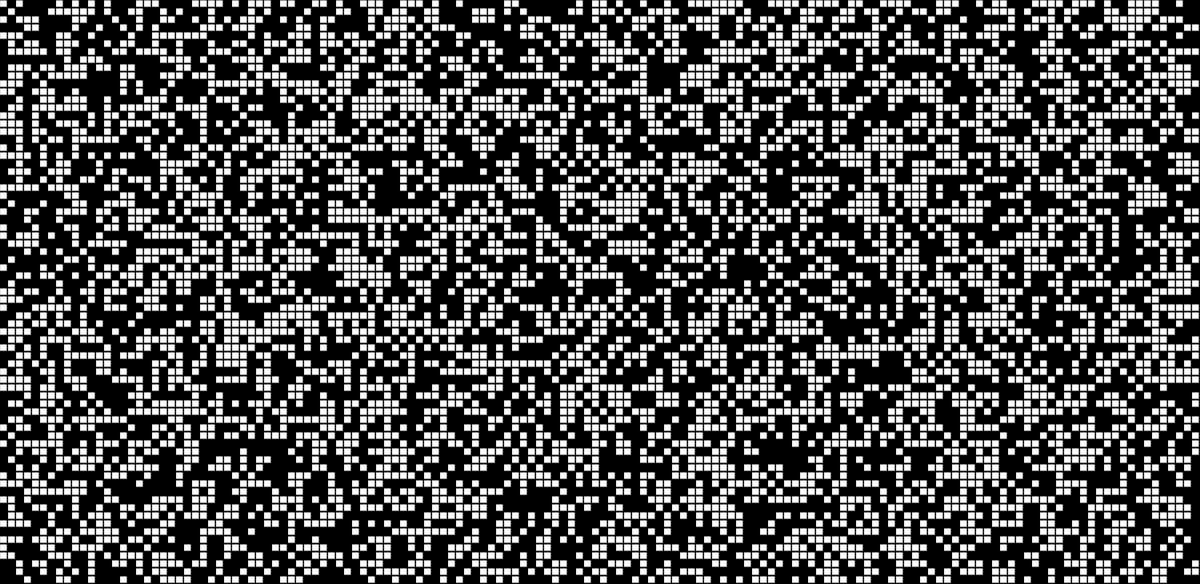
Frame 1 (no input)
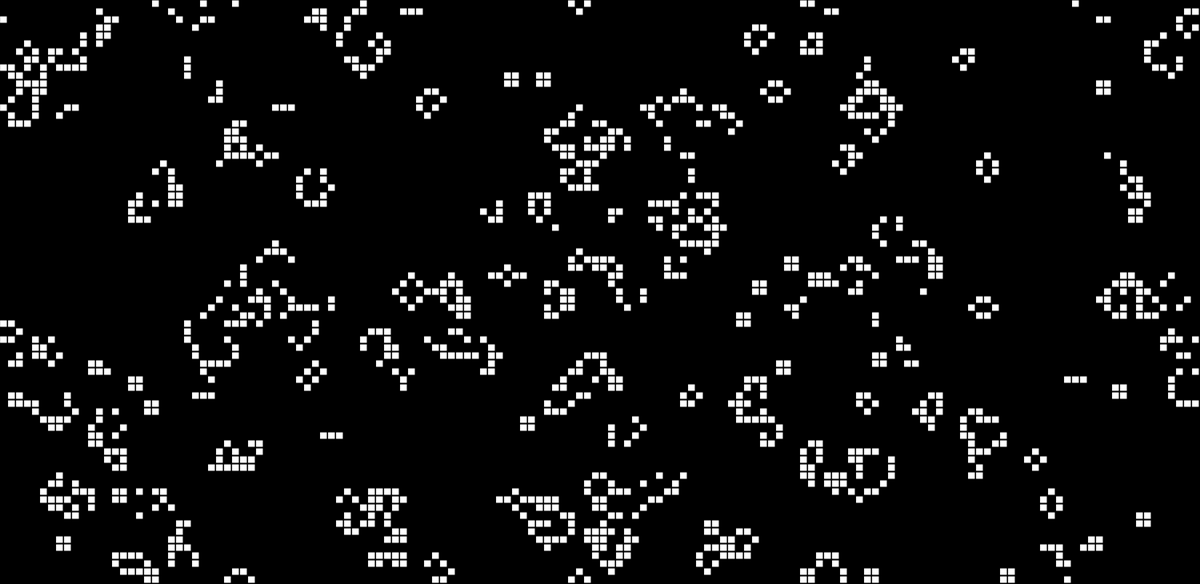
Frame 60 (no input)
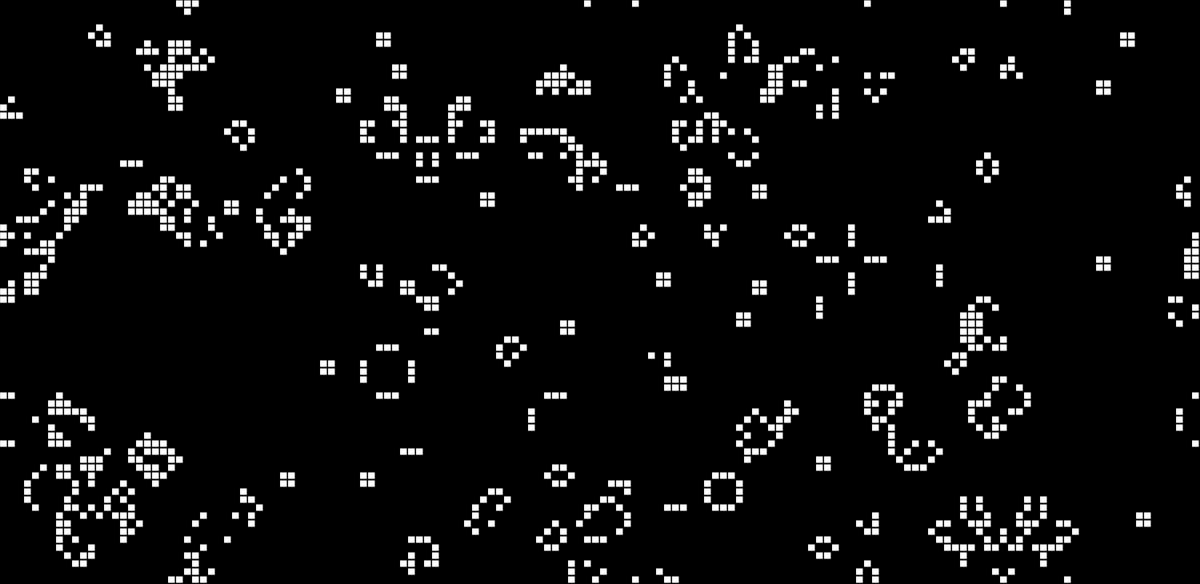
Frame 120 (the mouse pressed at the canvas centre since frame 60)

The p5.js sketch that drew these frames (run headless with seeded random() and noise() and a simulated clock; from frame 60 on, the mouse is pressed at the canvas centre):

// p5.js sketch
// ── sketch.js
// Daniel Shiffman
// http://codingtra.in
// http://patreon.com/codingtrain

// Game of Life
// Video: https://youtu.be/FWSR_7kZuYg

function make2DArray(cols, rows) {
  let arr = new Array(cols);
  for (let i = 0; i < arr.length; i++) {
    arr[i] = new Array(rows);
  }
  return arr;
}

let grid;
let cols;
let rows;
let resolution = 10;

function setup() {
  createCanvas(1500, 730);
  cols = width / resolution;
  rows = height / resolution;

  grid = make2DArray(cols, rows);
  for (let i = 0; i < cols; i++) {
    for (let j = 0; j < rows; j++) {
      grid[i][j] = floor(random(2));
    }
  }
}

function draw() {
  background(0);

  for (let i = 0; i < cols; i++) {
    for (let j = 0; j < rows; j++) {
      let x = i * resolution;
      let y = j * resolution;
      if (grid[i][j] == 1) {
        fill(255);
        stroke(0);
        rect(x, y, resolution - 1, resolution - 1);
      }
    }
  }

  let next = make2DArray(cols, rows);
  // Compute next based on grid
  for (let i = 0; i < cols; i++) {
    for (let j = 0; j < rows; j++) {
      let state = grid[i][j];
      // Count live neighbors!
      let sum = 0;
      let neighbors = countNeighbors(grid, i, j);

      if (state == 0 && neighbors == 3) {
        next[i][j] = 1;
      } else if (state == 1 && (neighbors < 2 || neighbors > 3)) {
        next[i][j] = 0;
      } else {
        next[i][j] = state;
      }

    }
  }
  grid = next;


};


function countNeighbors(grid, x, y) {
  let sum = 0;
  for (let i = -1; i < 2; i++) {
    for (let j = -1; j < 2; j++) {
      let col = (x + i + cols) % cols;
      let row = (y + j + rows) % rows;
      sum += grid[col][row];
    }
  }
  sum -= grid[x][y];
  return sum;
}
